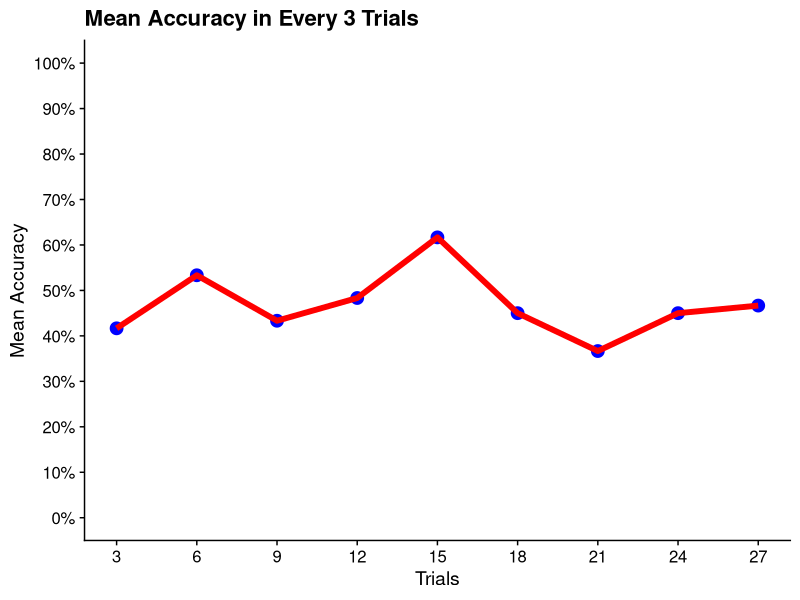
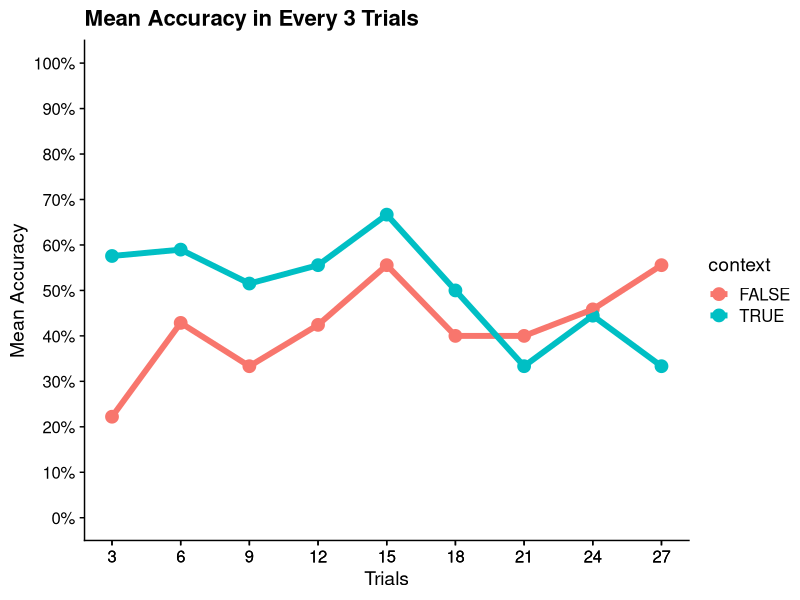
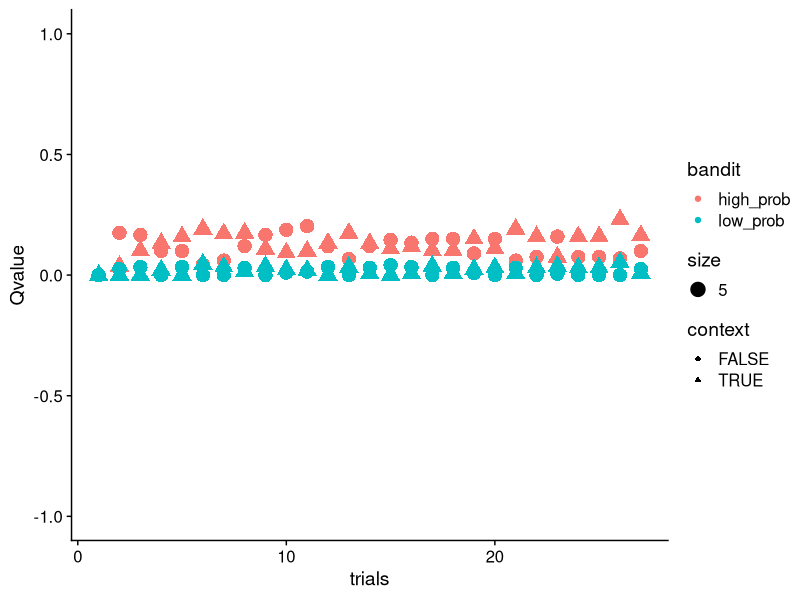
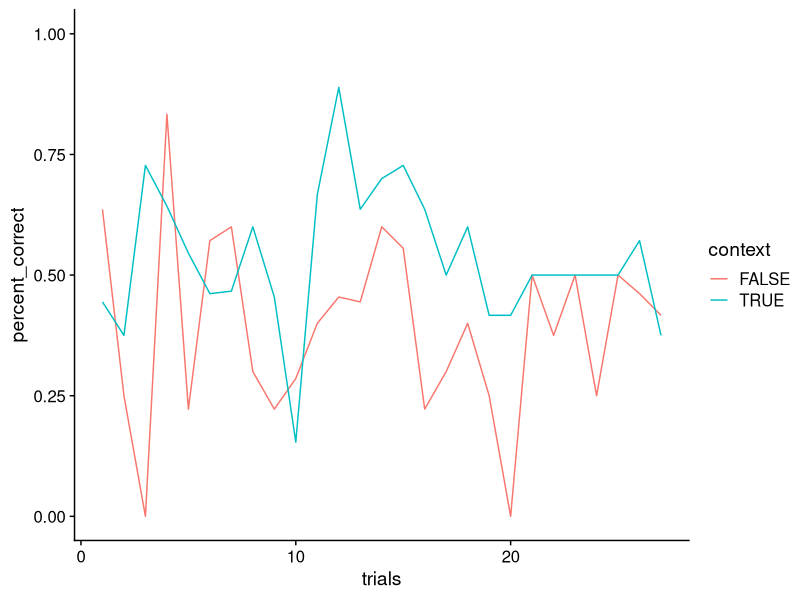

Reproduce these figures in R, in order.
#clear screen
rm(list = ls())

#load packages (install if have not already)
library(data.table)
library(ggplot2)
library(cowplot)
library(dplyr)

session_simulate <- function(n_trials, beta, positive_lr_local, negative_lr_local) {
  
  #inital Q of each bandit
  Q = c(0, 0)
  
  #initalise these - store trial by trial variables
  Q_inital = matrix(as.numeric(NA), n_trials, 2)
  Q_new = matrix(as.numeric(NA), n_trials, 2)
  outcome = matrix(as.numeric(NA), n_trials, 2)
  dv = rep(NA,n_trials)
  prob_choose_left = rep(NA,n_trials)
  choose_left = rep(NA,n_trials)
  correct_choice = rep(NA,n_trials)
  
  # steps <- seq(1,n_trials,3) #Here I've defined the True and False feedbacks as "context".
  context = sample(c(TRUE,FALSE), size=n_trials, prob = c(0.5,0.5), replace = T)
  for (t in 1:n_trials){
    Q_inital[t, 1:2] = Q
    dv[t] = Q_inital[t, 1] - Q_inital[t, 2] # PE
    
    prob_choose_left[t] = 1 - (1/(1+exp(beta*dv[t])))
    choose_left[t] = as.numeric(runif(1)<=prob_choose_left[t])
    
    outcome[t, 1] = as.numeric(runif(1)<=0.75)
    outcome[t, 2] = as.numeric(runif(1)<=0.25)
  
    if (context[t]==FALSE){
      outcome[t, 1] = -1*outcome[t, 1]
      outcome[t, 2] = -1*outcome[t, 2]
    }
  
    if (choose_left[t]==1 & context[t]==FALSE){
      correct_choice[t] = 0
    } else if (choose_left[t]==0 & context[t]==TRUE){
      correct_choice[t] = 0
    } else {
      correct_choice[t] = 1
    }
    # updates
    PE <- outcome[t,1]-outcome[t, 2]
    # condition on learning rate #Here, for now, I've made the lr for False feedback zero. 
    if(context[t]==FALSE){
      positive_lr_local <- 0
      negative_lr_local <- 0
    }
    if(PE>0){
      # positive_lr_local <- +1*lr_local
      Q[1] = (1-positive_lr_local)*Q[1] + positive_lr_local*outcome[t, 1]
      Q[2] = (1-positive_lr_local)*Q[2] + positive_lr_local*outcome[t, 2]
    }else{
      # negative_lr_local <- -1*lr_local
      Q[1] = (1-negative_lr_local)*Q[1] + negative_lr_local*outcome[t, 1]
      Q[2] = (1-negative_lr_local)*Q[2] + negative_lr_local*outcome[t, 2]
    }
    #store new (updated) Q value
    Q_new[t, ] = Q
  }
  
  divide_trials <- 3 #I also tried to implement the accuracy rating, but later realized that it's not as simple as this, so for now, it just calculates the mean accuracy every three trials
  steps <- n_trials/divide_trials
  position <- rep(1:steps, each=divide_trials)
  if(length(position) < n_trials){
    position <- c(rep(1:steps, each=divide_trials), ceiling(steps))
    warning(paste('n_trials should be a multiplication of',divide_trials))
  }
  dat_comp = data.table(Q_inital)
  dat_comp$trials = seq(1, n_trials)
  dat_comp$dv = dv
  dat_comp$outcome_l = outcome[, 1]
  dat_comp$outcome_r = outcome[, 2]
  dat_comp$choose_l = choose_left
  dat_comp$correct_choice = correct_choice
  dat_comp$position <- position
  dat_comp$context <- context
  return (dat_comp)
}

n_sims = 20
n_trials = 27
beta = 3
positive_lr_local = 0.3
negative_lr_local = 0.3

for (sim in 1:n_sims){
    # context = context_options[sim]
    dat_comp = session_simulate(n_trials, beta, positive_lr_local, negative_lr_local)
    dat_comp$sim = sim
    # dat_comp$context = context
    # rate accuracy in every three steps
    steps <- n_trials/3
    position <- seq(3,n_trials, by=3)
    rate_accuracy <- dat_comp %>% group_by(position) %>% summarise(rate_accuracy=round(mean(correct_choice)*100,2)) %>% 
      mutate(position_in_df=seq(3,n_trials, by=3))
    dat_comp$accuracy <- rep(NA,nrow(dat_comp))
    dat_comp$accuracy[rate_accuracy$position_in_df] <- rate_accuracy$rate_accuracy
    if (sim==1){
      dat_comp_all = dat_comp
    } else {
      dat_comp_all = rbind(dat_comp_all, dat_comp)
    }
}
# overview of rate accuracy in every three steps
accuracy_in_every_3_steps <- as.numeric(na.omit(dat_comp_all$accuracy))
accuracy_in_every_3_steps

# mean of accuracy in every 3 trials for each trial
df <- dat_comp_all %>% group_by(trials) %>% summarise(acc_mean=mean(accuracy, na.rm=T))
df <- na.omit(df)
ggplot(df, aes(x=trials, y=acc_mean)) +
  geom_point(size=4, color='blue')+
  geom_line(size=2, color='red')+
  xlab('Trials')+ylab('Mean Accuracy')+
  ggtitle('Mean Accuracy in Every 3 Trials')+
  theme_cowplot()+
  scale_y_continuous(labels = function(x) paste0(x, "%"),
                     n.breaks = 10,
                     limits = c(0, 100))+
  scale_x_continuous(breaks = df$trials)
# mean of accuracy in every 3 trials for each trial by context

df <- dat_comp_all %>% group_by(trials,context) %>% summarise(acc_mean=mean(accuracy, na.rm=T))
df <- na.omit(df)
ggplot(df, aes(x=trials, y=acc_mean, color=context)) +
  geom_point(size=4)+
  geom_line(size=2)+
  xlab('Trials')+ylab('Mean Accuracy')+
  ggtitle('Mean Accuracy in Every 3 Trials')+
  theme_cowplot()+
  scale_y_continuous(labels = function(x) paste0(x, "%"),
                     n.breaks = 10,
                     limits = c(0, 100))+
  scale_x_continuous(breaks = df$trials)
#setnames(dat_comp_all, "V1", "high_prob")
#setnames(dat_comp_all, "V2", "low_prob")

### plot average Q values over trials
#average
bandit_plot = dat_comp_all[, .(high_prob = mean(V1), low_prob = mean(V2)), by=.(trials, context)]

#convert to long form
bandit_plot = melt(bandit_plot,  id.vars = c('trials', 'context'),
                   variable.name = 'bandit')

ggplot(bandit_plot, aes(x=trials, y=value, colour = bandit, shape=context, size=5))+ 
  geom_point() +
  theme_cowplot()+
  ylab("Qvalue")+
  ylim(-1,1)

### plot proportion of correct choices over time
correct_plot = dat_comp_all[, .(percent_correct = sum(correct_choice)/.N), by=.(trials, context)]
ggplot(correct_plot, aes(x=trials, y=percent_correct, colour = context)) +
  geom_line()+
  theme_cowplot()+
  ylim(0,1)


  
